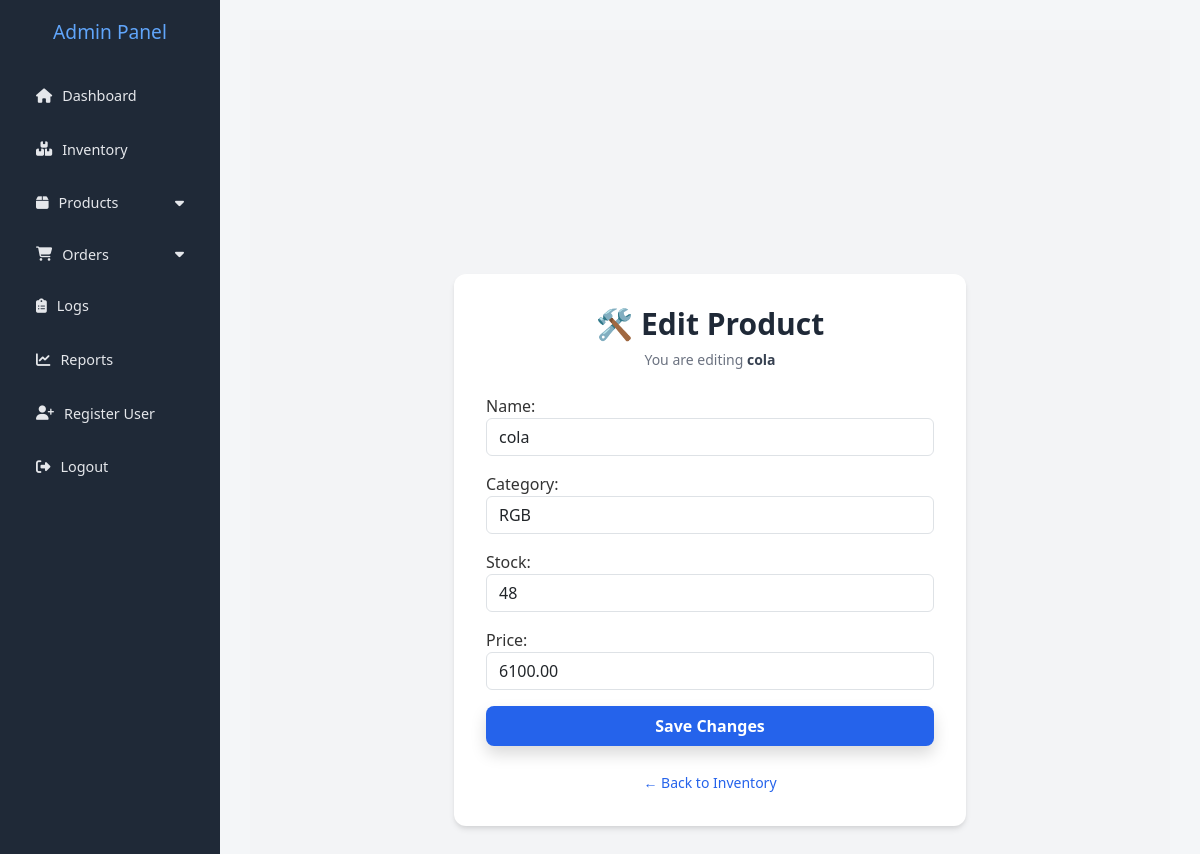
The page /ad/edit_product_admin/4/ (signed in) on the database its author committed.
### inventory/models.py (models this page shows, shortened)
class Product(models.Model):
    name = models.CharField(max_length=100)
    stock = models.PositiveIntegerField()
    price = models.DecimalField(max_digits=10, decimal_places=2)
    category = models.ForeignKey(Category, related_name='products', on_delete=models.CASCADE)
    created_by = models.ForeignKey(settings.AUTH_USER_MODEL, null=True, blank=True, on_delete=models.SET_NULL)
    created_at = models.DateTimeField(default=timezone.now)  # ✅ Add this line

class Category(models.Model):
    name = models.CharField(max_length=100)
    created_by = models.ForeignKey(
        settings.AUTH_USER_MODEL,
        null=True,
        blank=True,
        on_delete=models.SET_NULL
    )
    created_at = models.DateTimeField(default=timezone.now)
    class Meta:
        verbose_name_plural = 'categories'
    def __str__(self):
            return f'{self.name}'

### admin_panel/views.py (the view)
# urls.py: path('edit_product_admin/<int:pk>/', views.edit_product_admin, name='edit_product_admin'),
@login_required
@user_passes_test(is_admin)
def edit_product_admin(request, pk):
    product = get_object_or_404(Product, pk=pk)
    if request.method == 'POST':
        form = ProductForm(request.POST, instance=product)
        if form.is_valid():
            form.save()
            return redirect('inventory_view_admin')
    else:
        form = ProductForm(instance=product)
    return render(request, 'dashboard/edit_product_admin.html', {'form': form, 'product': product})

### inventory/forms.py
class ProductForm(forms.ModelForm):
    class Meta:
        model = Product
        fields = ['name', 'category', 'stock', 'price']
        widgets = {
            'name': forms.TextInput(attrs={'class': 'form-control'}),
            'category': forms.Select(attrs={'class': 'form-control'}),
            'stock': forms.NumberInput(attrs={'class': 'form-control'}),
            'price': forms.NumberInput(attrs={'class': 'form-control'}),
        }

### admin_panel/views.py (called while the page is built)
def is_admin(user):
    return user.is_authenticated and user.is_admin

### admin_panel/templates/dashboard/edit_product_admin.html (shortened to what this page needs)
{% extends "base.html" %}
{% load static %}
{% block content %}
<div class="min-h-screen bg-gray-100 flex items-center justify-center px-4">
    <div class="w-full max-w-lg bg-white p-8 rounded-xl shadow-md">
        <h2 class="text-3xl font-bold text-center text-gray-800 mb-2">🛠️ Edit Product</h2>
        <p class="text-center text-sm text-gray-500 mb-6">
            You are editing <span class="font-semibold text-gray-700">{{ product.name }}</span>
        </p>
        <form method="post" class="space-y-4">
            {{ form.as_p }}
            <button type="submit"
                    class="w-full bg-blue-600 hover:bg-blue-700 text-white font-semibold py-2 rounded-lg shadow transition duration-300">
                Save Changes
            </button>
        </form>
        <div class="mt-6 text-center">
            <a href="{% url 'inventory_view_admin' %}" class="text-sm text-blue-600 hover:underline">
                ← Back to Inventory
            </a>
        </div>
    </div>
</div>
{% endblock %}

### templates/base.html (style rules this page uses)
body { margin: 0; font-family: 'Segoe UI', Tahoma, Geneva, Verdana, sans-serif; background-color: #f4f6f8; color: #333; }

### rows shown on the page
Product: name "cola", category "RGB", stock "48", price "6100.00"
